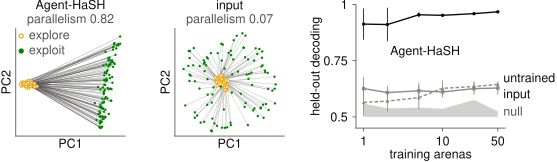

Python code for this plot:
"""Figure 4: Agent-HaSH represents explore versus exploit abstractly.

Run: ~/.conda/envs/cls/bin/python cosyne2027/fig4_abstraction.py
Reads cosyne2027/data/abstraction.json, written by
analysis/phase_decoding/cosyne_abstraction_data.py on branch
worktree-phase-decoding-audit (method and every number:
docs/PHASE_ABSTRACTION.md there).

Data: d0_base u725 in 100 arenas it never trained in. Explore = goal not in
memory, exploit = goal in memory; time since the trial began and distance to
goal matched per arena, so behaviour does not separate the two.

a: geometry. Each line is one arena, from its mean state while exploring
   (amber open circle) to its mean state while exploiting (green dot), projected onto the
   top two principal components of the 200 condition means. Left: the
   recurrent state; right: the policy's input. Parallelism = mean cosine
   between the arenas' explore-to-exploit vectors in the full space
   (shuffle 95%: 0.01).
b: cross-arena decoding. A linear decoder trained on k arenas, tested on
   held-out arenas; mean +-SD over 10 draws. Gray band: geometric random
   model null (Bernardi et al. 2020), up to the highest 95th percentile of
   the three nulls.
"""
import json

import matplotlib.pyplot as plt
import numpy as np
from matplotlib.ticker import FixedLocator, NullLocator

import style

style.apply()

DATA = style.HERE / "data" / "abstraction.json"
FIG_W, FIG_H = 5.58, 1.75
TRAINED = style.MODEL_COLORS["Agent-HaSH"]
CONTROL = style.OTHER_MODEL
PT = style.FONT_PT
# Phase colors: dataviz reference palette slots 4 (yellow) and 6 (green), so
# neither is an arena or model color. OKLab dE x100: 30 normal; 16 / 25 / 33
# under protan / deutan / tritan simulation (Machado 2009). Explore points are
# also open and exploit points filled, so phase never rests on color alone.
EXPLORE = "#eda100"
EXPLOIT = "#008300"

# Axes rectangles in inches: (left, bottom, width, height)
GEO_H_AX = (0.32, 0.32, 1.10, 1.08)
GEO_X_AX = (1.92, 0.32, 1.10, 1.08)
DEC_AX = (3.74, 0.40, 1.50, 1.24)


def add_axes(fig, rect):
    l, b, w, h = rect
    return fig.add_axes([l / FIG_W, b / FIG_H, w / FIG_W, h / FIG_H])


def panel_geometry(ax, geo, line_color, title, ps, key):
    p0 = np.asarray(geo["explore"])
    p1 = np.asarray(geo["exploit"])
    for a, b in zip(p0, p1):
        ax.plot([a[0], b[0]], [a[1], b[1]], color=line_color, lw=0.4,
                alpha=0.45, solid_capstyle="butt", zorder=1)
    ax.scatter(p0[:, 0], p0[:, 1], s=4, facecolor="white", edgecolor=EXPLORE,
               lw=0.6, zorder=3)
    ax.scatter(p1[:, 0], p1[:, 1], s=3, color=EXPLOIT, lw=0, zorder=3)
    ax.set_aspect("equal", adjustable="datalim")
    ax.set_xticks([])
    ax.set_yticks([])
    ax.set_xlabel("PC1", labelpad=2)
    ax.set_ylabel("PC2", labelpad=2)
    # Two title lines: the model, then its parallelism score.
    ax.annotate(f"parallelism {ps:.2f}", (0.5, 1.0), xycoords="axes fraction",
                xytext=(0, 2), textcoords="offset points", ha="center",
                va="bottom", fontsize=PT, color=style.INK_2)
    ax.annotate(title, (0.5, 1.0), xycoords="axes fraction", xytext=(0, 12),
                textcoords="offset points", ha="center", va="bottom",
                fontsize=PT)
    if key:
        # Colored mark, ink label.
        for y, face, edge, label in ((0.93, "white", EXPLORE, "explore"),
                                     (0.79, EXPLOIT, EXPLOIT, "exploit")):
            ax.scatter([0.05], [y], s=9, facecolor=face, edgecolor=edge,
                       lw=0.8, transform=ax.transAxes, zorder=4, clip_on=False)
            ax.text(0.12, y, label, transform=ax.transAxes, ha="left",
                    va="center", fontsize=PT, color=style.INK_2)


def panel_decoding(ax, dec):
    k = np.asarray(dec["trained"]["k"])
    null_top = np.max([dec[s]["null_q95"] for s in dec], axis=0)
    ax.fill_between(k, 0.5, null_top, color=style.tint(CONTROL, 0.6), lw=0,
                    zorder=0)
    series = {"trained": (TRAINED, "-", "o"),
              "input": (CONTROL, "-", "s"),
              "untrained": (CONTROL, (0, (2.5, 1.5)), "^")}
    for name, (col, ls, mk) in series.items():
        m = np.asarray(dec[name]["mean"])
        sd = np.asarray(dec[name]["sd"])
        ax.errorbar(k, m, yerr=sd, color=col, ls=ls, lw=1.0, marker=mk, ms=2.5,
                    mew=0, elinewidth=0.6, capsize=0, zorder=3)
    # Direct labels. The two controls end 0.01 apart, so they split vertically.
    m = {s: dec[s]["mean"][-1] for s in dec}
    ax.text(6, 0.815, "Agent-HaSH", ha="center", va="top", fontsize=PT)
    ax.annotate("untrained", (k[-1], m["untrained"]), xytext=(4, 4),
                textcoords="offset points", va="center", fontsize=PT)
    ax.annotate("input", (k[-1], m["input"]), xytext=(4, -5),
                textcoords="offset points", va="center", fontsize=PT)
    ax.annotate("null", (k[-1], 0.52), xytext=(4, 0), textcoords="offset points",
                va="center", fontsize=PT, color=style.INK_2)
    ax.set_xscale("log")
    ax.xaxis.set_major_locator(FixedLocator([1, 10, 50]))
    ax.xaxis.set_minor_locator(NullLocator())
    ax.set_xticklabels(["1", "10", "50"])
    ax.set_xlim(0.8, 62)
    ax.set_ylim(0.45, 1.0)
    ax.set_yticks([0.5, 0.75, 1.0])
    ax.set_yticklabels(["0.5", "0.75", "1"])
    ax.set_xlabel("training arenas", labelpad=1)
    ax.set_ylabel("held-out decoding", labelpad=1)


def main():
    d = json.loads(DATA.read_text())
    fig = plt.figure(figsize=(FIG_W, FIG_H))
    panel_geometry(add_axes(fig, GEO_H_AX), d["geometry"]["h"], style.INK_2,
                   "Agent-HaSH", d["decoding"]["trained"]["parallelism"], key=True)
    panel_geometry(add_axes(fig, GEO_X_AX), d["geometry"]["x"], style.INK_MUTED,
                   "input", d["decoding"]["input"]["parallelism"], key=False)
    panel_decoding(add_axes(fig, DEC_AX), d["decoding"])
    style.save(fig, "fig4_abstraction")


if __name__ == "__main__":
    main()
